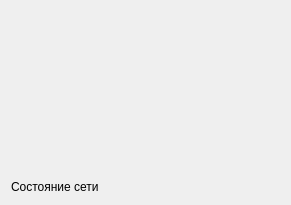
<?xml version="1.0" encoding="UTF-8"?>
<ui version="4.0">
 <class>StartScreen</class>
 <widget class="QDialog" name="StartScreen">
  <property name="geometry">
   <rect>
    <x>0</x>
    <y>0</y>
    <width>291</width>
    <height>205</height>
   </rect>
  </property>
  <property name="windowTitle">
   <string>Dialog</string>
  </property>
  <layout class="QVBoxLayout" name="verticalLayout">
   <item>
    <widget class="QStackedWidget" name="stackedWidget">
     <property name="currentIndex">
      <number>1</number>
     </property>
     <widget class="LoginForm" name="loginWidget"/>
     <widget class="RegistrationForm" name="registerWidget"/>
    </widget>
   </item>
   <item>
    <widget class="QLabel" name="networckLabel">
     <property name="text">
      <string>Состояние сети</string>
     </property>
    </widget>
   </item>
  </layout>
 </widget>
 <customwidgets>
  <customwidget>
   <class>LoginForm</class>
   <extends>QWidget</extends>
   <header>loginform.h</header>
   <container>1</container>
  </customwidget>
  <customwidget>
   <class>RegistrationForm</class>
   <extends>QWidget</extends>
   <header>registrationform.h</header>
   <container>1</container>
  </customwidget>
 </customwidgets>
 <resources/>
 <connections/>
</ui>
